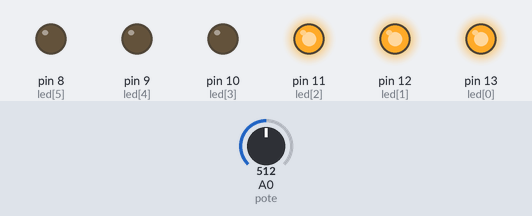
A sketch run on a simulated Arduino Uno, built with avr-gcc and run on an emulated ATmega328P. Parts: output pins drawn as LEDs (lit = HIGH). Inputs (shaded band) come from the test bench; at power-on: A0 (pote) = 512.

Above: at 1.2 s.
1.3 s: A0 (pote) set to 670
2.8 s: A0 (pote) set to 699
At 3.6 s:
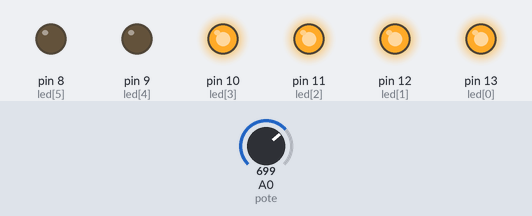
4.3 s: A0 (pote) set to 511
At 4.7 s:
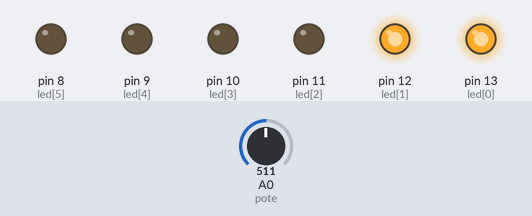
5.8 s: A0 (pote) set to 353
7.3 s: A0 (pote) set to 333
At 8.2 s:
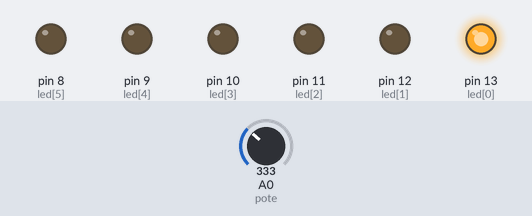
8.8 s: A0 (pote) set to 716
At 9.3 s:
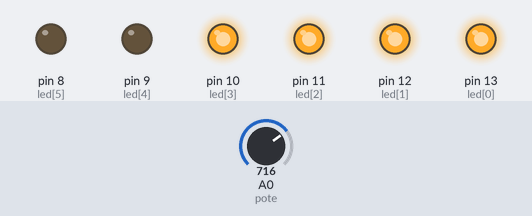
Timing chart, 0 to 11.3 s (numbered marks = the images above; inputs shaded):
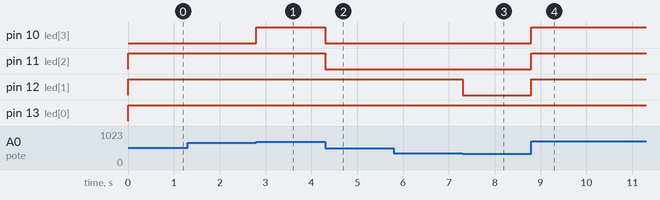

Measured:
- the behaviour switches between 681 and 682 on A0 (pote) (found by bisection; images 0 and 1)
- the behaviour switches between 341 and 340 on A0 (pote) (found by bisection; images 2 and 3)
- after the input at 1.3 s, every drawn part: stays the same
- after the input at 2.8 s, pin 10 (led[3]): LOW → HIGH at once
- after the input at 4.3 s, pin 10 (led[3]), pin 11 (led[2]): HIGH → LOW at once
- after the input at 5.8 s, every drawn part: stays the same
- after the input at 7.3 s, pin 12 (led[1]): HIGH → LOW at once
- after the input at 8.8 s, pin 10 (led[3]), pin 11 (led[2]), pin 12 (led[1]): LOW → HIGH at once

The sketch:

potenciometro-2.ino
```cpp
#define pote A0

int led[6] = {13, 12, 11, 10, 9, 8};

void setup() {
  int i;
  for(i= 0; i< 6; i++){
    pinMode(led[i], OUTPUT);
  }
  pinMode(pote, INPUT);
}

void acende(int x) {
  int i;
  for(i= 0; i< x; i++){
    digitalWrite(led[i], HIGH);
  }
  for(i= x; i< 6; i++){
    digitalWrite(led[i], LOW);
  }

}

void loop() {
  acende(map(analogRead(pote), 0, 1023, 0, 6));
}
```
